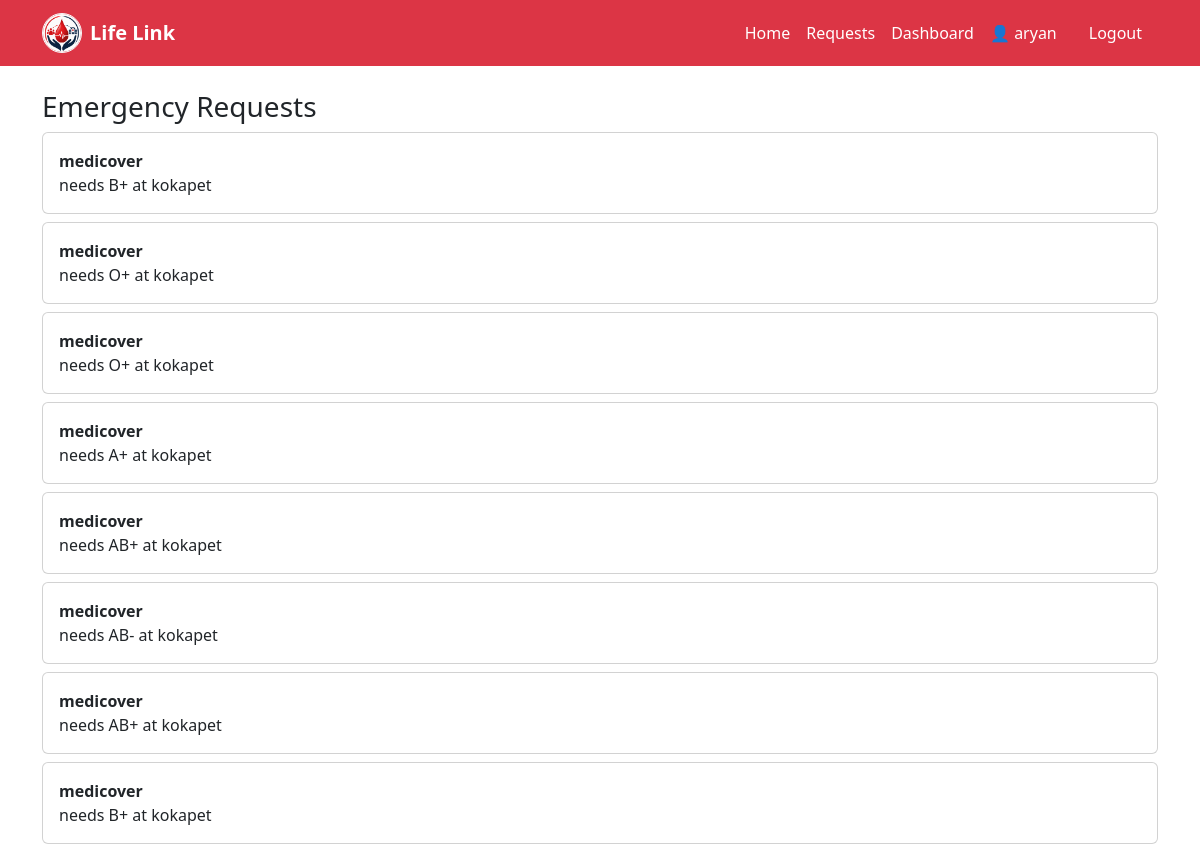
Screenshot of /view-requests/ (signed in) with the database file from the repository.
### core/models.py (models this page shows, shortened)
class BloodRequest(models.Model):
    STATUS_CHOICES = [
        ('pending', 'Pending'),
        ('fulfilled', 'Fulfilled'),
    ]
    hospital = models.ForeignKey(Hospital, on_delete=models.CASCADE)
    blood_group = models.CharField(max_length=5)
    location = models.CharField(max_length=100)
    status = models.CharField(
        max_length=20,
        choices=STATUS_CHOICES,
        default='pending'
    )
    created_at = models.DateTimeField(auto_now_add=True)
    fulfilled_by = models.ForeignKey(
        Donor,
        on_delete=models.SET_NULL,
        null=True,
        blank=True
    )

class Hospital(models.Model):
    user = models.OneToOneField(User, on_delete=models.CASCADE)
    name = models.CharField(max_length=100)
    location = models.CharField(max_length=100)
    phone = models.CharField(max_length=15, blank=True, null=True)

### core/views.py (the view)
# urls.py: path('view-requests/', views.view_requests, name='view_requests'),
def view_requests(request):
    requests = BloodRequest.objects.all().order_by('-id')
    return render(request, 'view_requests.html', {'requests': requests})

### core/context_processors.py (called while the page is built)
def user_role(request):
    if request.user.is_authenticated:
        return {
            'is_donor': Donor.objects.filter(user=request.user).exists(),
            'is_hospital': Hospital.objects.filter(user=request.user).exists()
        }
    return {}

### core/templates/view_requests.html
{% extends 'base.html' %}
{% block content %}
<h3>Emergency Requests</h3>
{% for r in requests %}
<div class="card p-3 mb-2">
    <b>{{ r.hospital.name }}</b> needs {{ r.blood_group }} at {{ r.location }}
</div>
{% endfor %}
{% endblock %}

### core/templates/base.html (shortened to what this page needs)
{% load static %}
<!DOCTYPE html>
<html>
<head>
    <link href="https://cdn.jsdelivr.net/npm/bootstrap@5.3.0/dist/css/bootstrap.min.css" rel="stylesheet">
</head>
<body>
<nav class="navbar navbar-expand-lg navbar-dark bg-danger">
    <div class="container">
       <a class="navbar-brand d-flex align-items-center" href="{% url 'home' %}">
    <img src="{% static 'images/logo.png' %}"
         alt="Logo"
         width="40" height="40"
         class="me-2 rounded-circle border border-light">
    <span class="fw-bold text-white">Life Link</span>
</a>
        <div class="collapse navbar-collapse" id="navbarNav">
            <ul class="navbar-nav ms-auto">
                <li class="nav-item">
                    <a class="nav-link text-white" href="{% url 'home' %}"> Home</a>
                </li>
                {% if user.is_authenticated %}
                    {% if is_donor %}
                        <li class="nav-item">
                            <a class="nav-link text-white" href="/view-requests/"> Requests</a>
                        </li>
                    {% endif %}
                    <li class="nav-item">
                        <a class="nav-link text-white" href="/dashboard/"> Dashboard</a>
                    </li>
                    <li class="nav-item">
                        <span class="nav-link text-white">
                            👤 {{ user.username }}
                        </span>
                    </li>
                    <li class="nav-item">
                        <a class="nav-link btn btn-dark text-white px-3 ms-2" href="/logout/">
                            Logout
                        </a>
                    </li>
                {% endif %}
            </ul>
        </div>
    </div>
</nav>
<div class="container mt-4">
    {% block content %}
    {% endblock %}
</div>
</body>
</html>

### core/templates/base.html (style rules this page uses)
.card { border-radius: 15px; transition: 0.3s; }

### rows the page displays
BloodRequest: hospital.name "medicover", blood_group "B+", location "kokapet"
BloodRequest: hospital.name "medicover", blood_group "O+", location "kokapet"
BloodRequest: hospital.name "medicover", blood_group "O+", location "kokapet"
BloodRequest: hospital.name "medicover", blood_group "A+", location "kokapet"
BloodRequest: hospital.name "medicover", blood_group "AB+", location "kokapet"
BloodRequest: hospital.name "medicover", blood_group "AB-", location "kokapet"
BloodRequest: hospital.name "medicover", blood_group "AB+", location "kokapet"
BloodRequest: hospital.name "medicover", blood_group "B+", location "kokapet"

### other values shown
{{ user.username }} "aryan"
